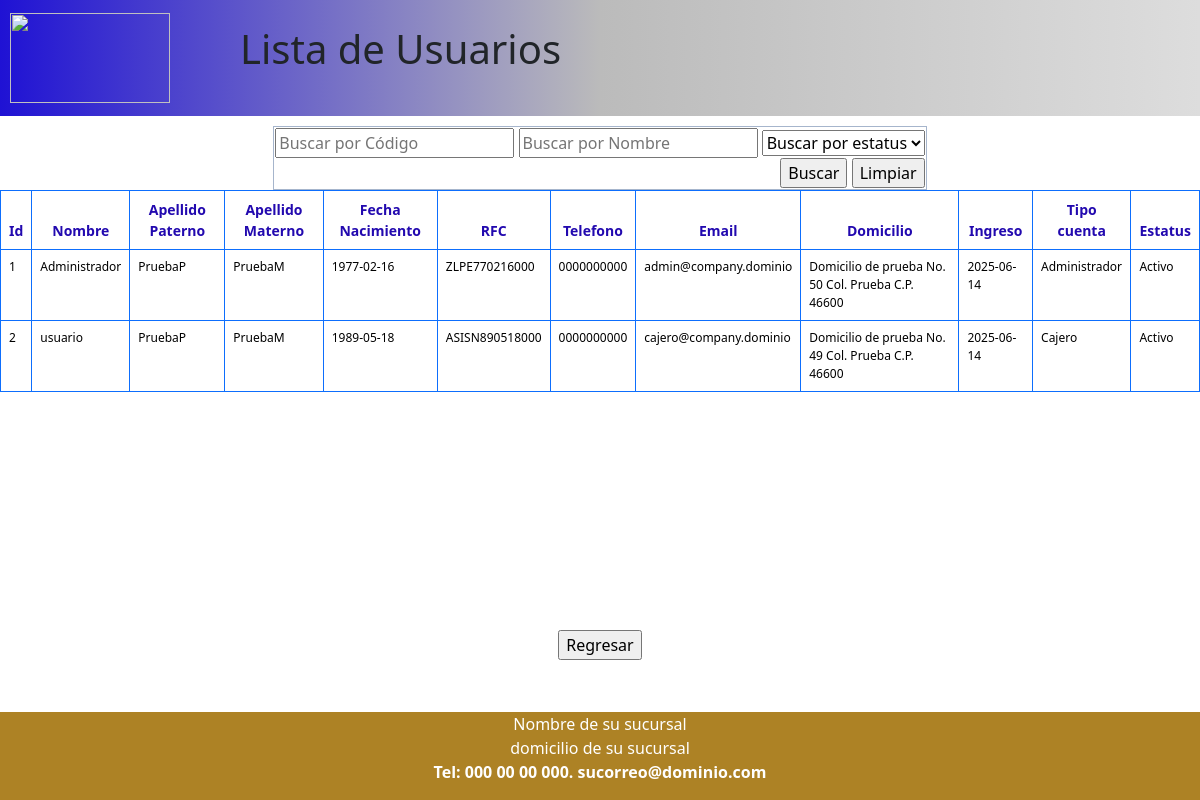
Page /listUsuarios.php on the committed database.
### tables this page shows
CREATE TABLE `usuario` (
  `Id_Usuario` int AUTO_INCREMENT PRIMARY KEY,
  `Id_Tipo` int,
  `Rfc` varchar(16),
  `Nombre` varchar(30) NOT NULL,
  `A_paterno` varchar(30),
  `A_Materno` varchar(30),
  `Fecha_Registro` date DEFAULT NULL,
  `Fecha_Nacimiento` date DEFAULT NULL,
  `Telefono` varchar(12) NOT NULL,
  `Email` varchar(30) NOT NULL,
  `Domicilio` varchar(50),
   FOREIGN KEY (Id_Tipo) REFERENCES tipo_usuario(usuario_id) ON DELETE CASCADE
);

CREATE TABLE `tipo_usuario` (
  `Usuario_Id` int AUTO_INCREMENT NOT NULL PRIMARY KEY,
  `Usuario` varchar(20) NOT NULL,
  `Pasword` varchar(50) NOT NULL,
  `Puesto` varchar(20) NOT NULL,
  `Estatus_u` int,
  `configuracion` int,
  FOREIGN KEY (configuracion) REFERENCES sucursal(Id_Comercio) ON DELETE CASCADE
);

### clases/connection.php (called while the page is built, shortened)
<?php
class DB {
   private $host;
   private $db;
   private $user;
   private $psw;
   private $charset;
   public function __construct() {
      $this->host    = 'localhost';
      $this->db      = 'comerciored';
      $this->user    = 'root';
      $this->psw     = '';
      $this->charset = 'utf8mb4';
   }
   function connect() {
      try {
         $conexion = 'mysql:host='.$this->host.';dbname='.$this->db.';charset='.$this->charset;
         $options = [
            PDO::ATTR_ERRMODE            => PDO::ERRMODE_EXCEPTION,
            PDO::ATTR_EMULATE_PREPARES   => false,
         ];
         $pdo = new PDO($conexion, $this->user, $this->psw, $options);
         $pdo->exec("SET time_zone = '-06:00'");
         return $pdo;
      } catch (PDOException $e) {
         die('Error de conexión: ' . $e->getMessage());
      }
   }
}
?>

### clases/usuario.php (called while the page is built, shortened)
<?php
include_once 'connection.php';
class Usuario extends DB {
	public function listar(){
		$query = $this->connect()->prepare('SELECT * FROM usuario INNER JOIN tipo_usuario WHERE usuario.Id_Tipo = tipo_usuario.Usuario_Id');
		$query->execute();
		return $query->fetchAll(PDO::FETCH_ASSOC);
	}
}
?>

### forms/form_list_usuarios.php (the view, shortened to what this page needs)
<?php
$filtro1 = isset($_POST['FiltarId_actualizar_usuario']) ? trim($_POST['FiltarId_actualizar_usuario']) : '';
$filtro2 = isset($_POST['FiltarNom_actualizar_usuario']) ? trim($_POST['FiltarNom_actualizar_usuario']) : '';
$filtro3 = isset($_POST['Filtrar_Status']) ? trim($_POST['Filtrar_Status']) : '';
?>
    <div id="filtro">
        <form method="post" action="<?php echo htmlspecialchars($_SERVER['PHP_SELF']); ?>" name="form_filtro_listar_usuarios" id="form_filtro_listar_usuarios">
            <table class="table-primary" border="1">
                <tr>
                    <td width="100%" style="text-align: right;">
                        <input name="FiltarId_actualizar_usuario" type="text" placeholder="Buscar por Código" id="FiltarId_actualizar_usuario" onkeyup="this.value = this.value.toUpperCase()" value="<?php echo htmlspecialchars($filtro1); ?>">
                        <input name="FiltarNom_actualizar_usuario" type="text" title="Busqueda por Nombre" placeholder="Buscar por Nombre" id="FiltarNom_actualizar_usuario" onkeyup="this.value = this.value.toUpperCase()" value="<?php echo htmlspecialchars($filtro2); ?>">
                        <select name="Filtrar_Status" id="Filtrar_Status" onchange="filtrarPorSelect()">
                            <option value="" disabled <?php echo ($filtro3 === '') ? 'selected' : ''; ?>>Buscar por estatus</option>
                        </select>
                        <br>
                        <input type="submit" value="Buscar">
                        <input type="button" value="Limpiar" onclick="limpiarFiltros()">
                    </td>
                </tr>
            </table>
        </form>
    </div>
    <div id="listado">
        <form method="post" action="" name="listar_usuarios" id="listar_usuarios" class="form-list">
            <?php
            include_once 'clases/usuario.php';
            $user2 = new Usuario();
            $usuarios = $user2->listar();
            $encontroResultados = false;
            if ($usuarios) {
                echo "<table class='table table-bordered border-primary table-hover tabla-datos'><thead>
                        <tr>
                            <th style='text-align:center'>Id</th>
                            <th style='text-align:center'>Nombre</th>
                            <th style='text-align:center'>Apellido Paterno</th>
                            <th style='text-align:center'>Apellido Materno</th>
                            <th style='text-align:center'>Fecha Nacimiento</th>
                            <th style='text-align:center'>RFC</th>
                            <th style='text-align:center'>Telefono</th>
                            <th style='text-align:center'>Email</th>
                            <th style='text-align:center'>Domicilio</th>
                            <th style='text-align:center'>Ingreso</th>
                            <th style='text-align:center'>Tipo cuenta</th>
                            <th style='text-align:center'>Estatus</th>
                        </tr></thead>";
                if ($filtro1 !== '' || $filtro2 !== '' || $filtro3 !== '') {
                    foreach ($usuarios as $user2) {
                        $coincideId = ($filtro1 === '' || $filtro1 == $user2['Id_usuario']);
                        $coincideNombre = ($filtro2 === '' || strtoupper($filtro2) == strtoupper($user2['Nombre']));
                        $coincideEstatus = ($filtro3 === '' || intval($filtro3) === intval($user2['Estatus_u']));
                        if ($coincideId && $coincideNombre && $coincideEstatus) {
                            $encontroResultados = true;
                            echo "<tr>
                                    <td>{$user2['Id_Usuario']}</td>
                                    <td>{$user2['Nombre']}</td>
                                    <td>{$user2['A_paterno']}</td>
                                    <td>{$user2['A_Materno']}</td>
                                    <td>{$user2['Fecha_Nacimiento']}</td>
                                    <td>{$user2['Rfc']}</td>
                                    <td>{$user2['Telefono']}</td>
                                    <td>{$user2['Email']}</td>
                                    <td>{$user2['Domicilio']}</td>
                                    <td>{$user2['Fecha_Registro']}</td>
                                    <td>{$user2['Puesto']}</td>
                                    <td>" . ($user2['Estatus_u'] == 1 ? 'Activo' : 'Inactivo') . "</td>
                                </tr>";
                        }
                    }
                    if (!$encontroResultados) {
                        echo "<tr><td colspan='13' style='text-align:center'>No se encontraron resultados</td></tr>";
                    }
                } else {
                    foreach ($usuarios as $user2) {
                        echo "<tr>
                                <td>{$user2['Id_Usuario']}</td>
                                <td>{$user2['Nombre']}</td>
                                <td>{$user2['A_paterno']}</td>
                                <td>{$user2['A_Materno']}</td>
                                <td>{$user2['Fecha_Nacimiento']}</td>
                                <td>{$user2['Rfc']}</td>
                                <td>{$user2['Telefono']}</td>
                                <td>{$user2['Email']}</td>
                                <td>{$user2['Domicilio']}</td>
                                <td>{$user2['Fecha_Registro']}</td>
                                <td>{$user2['Puesto']}</td>
                                <td>" . ($user2['Estatus_u'] == 1 ? 'Activo' : 'Inactivo') . "</td>
                            </tr>";
                    }
                }
                echo "</table>";
            } else {
                echo "<p>No hay Usuarios registrados en la base de datos</p>";
            }
            ?>
        </form>
    </div>
    <div id="boton-centrado">
        <input type="button" onClick="location='menuAdmin.php'" value="Regresar" />
    </div>

### css/navbarYmenu.css (style rules this page uses)
body { height: 100%; }
html { width: 100%; height: 100%; background: #f9f9fb; font-family: "Varela Round", sans-serif; }

### css/formularios.css (style rules this page uses)
.tabla-datos th { font-size: 14px; text-align: center; color: rgb(34, 9, 175); }
.tabla-datos td { font-size: 12px; }

### css/contenedores.css (style rules this page uses)
#listado { height: 55vh; overflow-y: scroll; }
#filtro { padding-top: 10px; display: flex; justify-content: center; align-items: center; }
#boton-centrado { display: flex; justify-content: center; align-items: center; }

### rows in the picture
usuario: Id_Usuario "1", Nombre "Administrador", A_paterno "PruebaP", A_Materno "PruebaM", Fecha_Nacimiento "1977-02-16", Rfc "ZLPE770216000", Telefono "0000000000", Email "admin@company.dominio", Domicilio "Domicilio de prueba No. 50 Col. Prueba C.P. 46600", Fecha_Registro "2025-06-14", Id_Tipo.Puesto "Administrador"
usuario: Id_Usuario "2", Nombre "usuario", A_paterno "PruebaP", A_Materno "PruebaM", Fecha_Nacimiento "1989-05-18", Rfc "ASISN890518000", Telefono "0000000000", Email "cajero@company.dominio", Domicilio "Domicilio de prueba No. 49 Col. Prueba C.P. 46600", Fecha_Registro "2025-06-14", Id_Tipo.Puesto "Cajero"
